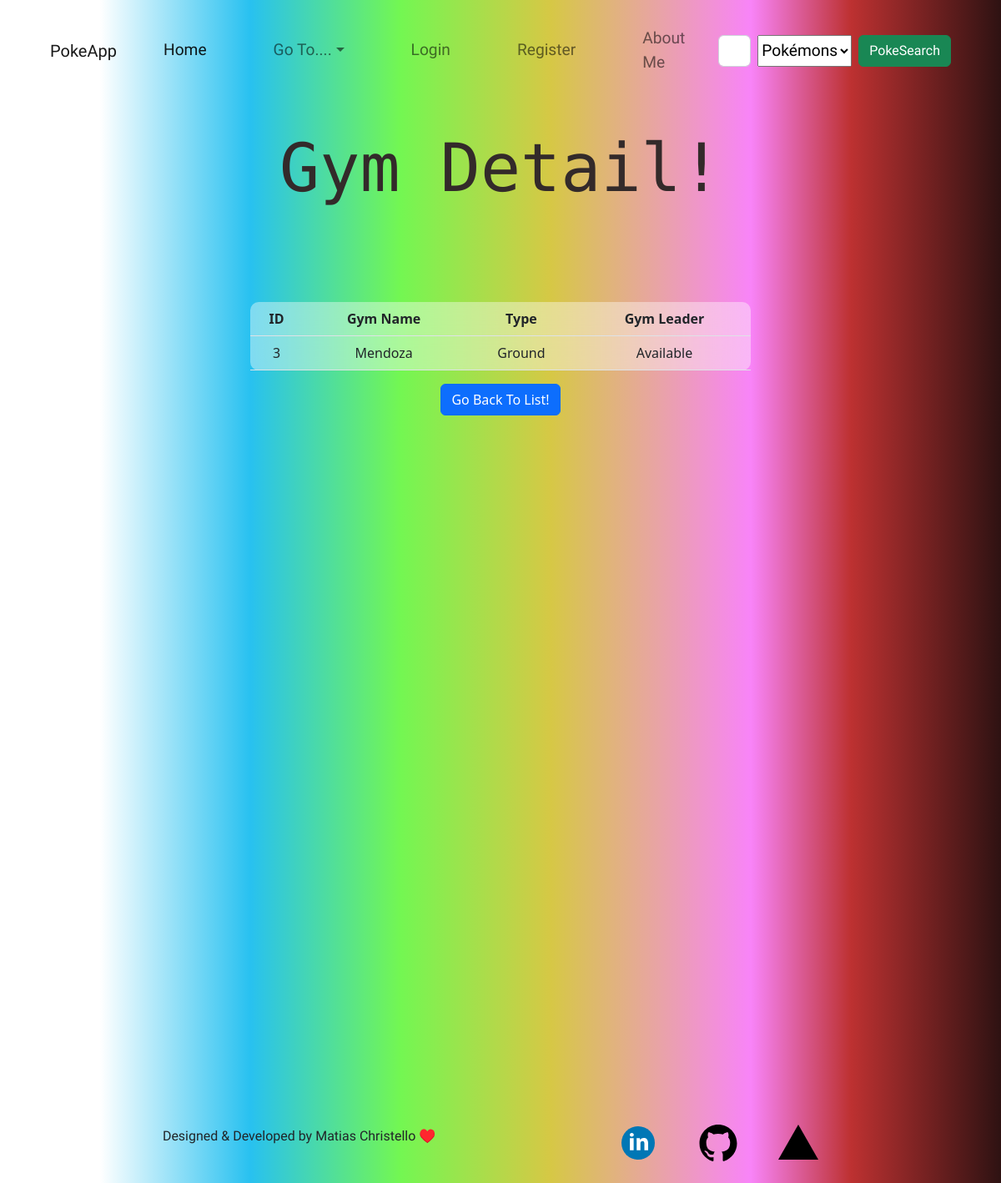
The app's page /gyms/gymDetail/3, older data.
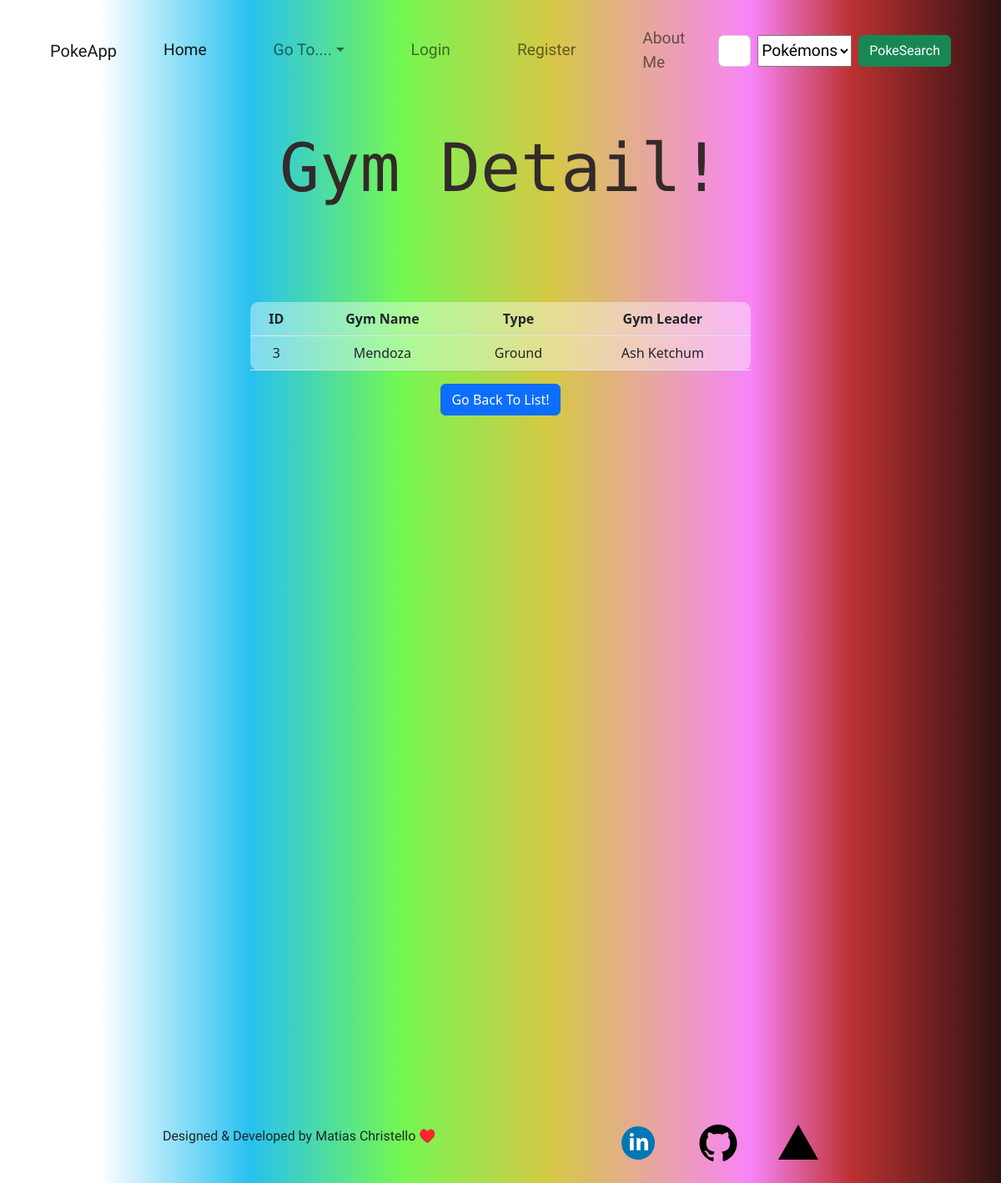
The same page, newer data.
### gyms/models.py (models this page shows, shortened)
class Gym(models.Model):
    name = models.CharField(max_length=20)
    type = models.CharField(max_length=20)
    master = models.CharField(max_length=150, blank=True, default='Available')

### gyms/views.py (the view)
# urls.py: path('gymDetail/<int:pk>', views.GymDetail.as_view(), name='GymDetail'),
class GymDetail(DetailView):
    model = Gym

### gyms/templates/gyms/gym_detail.html (shortened to what this page needs)
{% extends 'index.html' %}
{% load static %}
{% block title %}
    <h1 class="text-center header-title">Gym Detail!</h1>
{% endblock %}
{% block contenidoQueCambia %}
<section class="d-flex flex-column align-items-center">
    {% if object %}
    <table class="table table-blur w-50">
        <thead>
            <tr>
                <th class="text-center">ID</th>
                <th class="text-center">Gym Name</th>
                <th class="text-center">Type</th>
                <th class="text-center">Gym Leader</th>
            </tr>
        </thead>
            <tr>
                <td class="m-2 text-center">{{ object.id }} </td>
                <td class="text-center">{{object.name}}</td>
                <td class="text-center">{{object.type}}</td>
                <td class="m-2 text-center">{{ object.master }}</td>
            </tr>
    </table>
    {% endif %}
    <a class="btn btn-primary" href="{% url 'GymList' %}">Go Back To List!</a>
</section>
{% endblock %}

Row changes from the older to the newer data that the page shows:
changed Gym "Mendoza": master "Available" → "Ash Ketchum"
